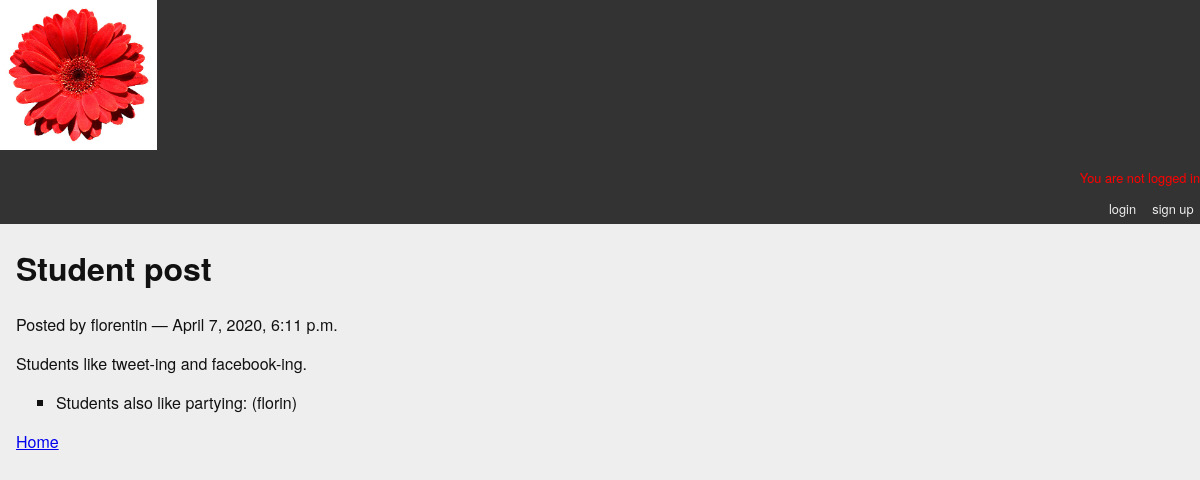
Screenshot of /posts/8/ with the database file from the repository.
### blogging/models.py (models this page shows, shortened)
class Post(models.Model):
    title = models.CharField(max_length=128)
    text = models.TextField(blank=True)
    author = models.ForeignKey(User, on_delete=models.CASCADE)
    created_date = models.DateTimeField(auto_now_add=True)
    modified_date = models.DateTimeField(auto_now=True)
    published_date = models.DateTimeField(blank=True, null= True)
    def __str__(self):
        return self.title

class Review(models.Model):
    post = models.ForeignKey(Post, on_delete=models.CASCADE, related_name='reviews')
    review = models.CharField(max_length=255)
    author = models.ForeignKey(get_user_model(), on_delete=models.CASCADE)

### blogging/views.py (the view)
# urls.py: path('posts/<int:post_id>/', detail_view, name="blog_detail"),
def detail_view(request, post_id):
    published = Post.objects.exclude(published_date__exact=None)
    post =  get_object_or_404(published, pk=post_id)
    context = {'post': post}
    return render(request, 'blogging/detail.html', context)

### blogging/templates/blogging/detail.html (shortened to what this page needs)
{% extends "base.html" %}
{% block content %}
<h1>{{ post }}</h1>
<p class="byline">
  Posted by {{ post.author.username }} &mdash; {{ post.published_date }}
</p>
<div class="post-body">
  {{ post.text }}
</div>
<ul class="reviews">
  {% for review in post.reviews.all %}
    <li>{{ review.review }}: ({{ review.author }})</li>
  {% endfor %}
</ul>
<a class="backlink" href="/">Home</a>
{% endblock content %}

### blogging/static/css/django_blog.css (style rules this page uses)
body { background-color: #eee; color: #111; font-family: "HelveticaNeue-Light", "Helvetica Neue Light", "Helvetica Neue", Helvetica, Arial, "Lucida Grande", sans-serif; margin:0; padding:0; }
ul.reviews { list-style-type: square; }

### rows the page displays
Post: title "Student post", author.username "florentin", published_date "April 7, 2020, 6:11 p.m.", text "Students like tweet-ing and facebook-ing."
Review: review "Students also like partying", author "florin"
